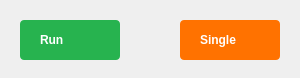
<?xml version="1.0" encoding="UTF-8"?>
<ui version="4.0">
 <class>RunSingleWidget</class>
 <widget class="QWidget" name="RunSingleWidget">
  <property name="geometry">
   <rect>
    <x>0</x>
    <y>0</y>
    <width>300</width>
    <height>78</height>
   </rect>
  </property>
  <property name="windowTitle">
   <string>Form</string>
  </property>
  <widget class="QPushButton" name="runButton">
   <property name="geometry">
    <rect>
     <x>20</x>
     <y>20</y>
     <width>100</width>
     <height>40</height>
    </rect>
   </property>
   <property name="layoutDirection">
    <enum>Qt::RightToLeft</enum>
   </property>
   <property name="styleSheet">
    <string notr="true">QPushButton {
  width: 80px;
  height: 40px;
  border-radius: 4px;
  background-color: #27b34f;
  color: white;
  
  font-weight: bold;

  text-align: left;
  padding-left: 20px;
  padding-right: 20px;
}

QPushButton[running=true] {
  background-color: #F45000;
}

QPushButton:disabled {
  background-color: grey;
}</string>
   </property>
   <property name="text">
    <string>Run</string>
   </property>
   <property name="iconSize">
    <size>
     <width>8</width>
     <height>10</height>
    </size>
   </property>
   <property name="checkable">
    <bool>true</bool>
   </property>
   <property name="checked">
    <bool>false</bool>
   </property>
  </widget>
  <widget class="QPushButton" name="singleButton">
   <property name="geometry">
    <rect>
     <x>180</x>
     <y>20</y>
     <width>100</width>
     <height>40</height>
    </rect>
   </property>
   <property name="layoutDirection">
    <enum>Qt::RightToLeft</enum>
   </property>
   <property name="styleSheet">
    <string notr="true">QPushButton {
  width: 80px;
  height: 40px;
  border-radius: 4px;
  background-color: #ff7200;
  color: white;
  
  font-weight: bold;

  text-align: left;
  padding-left: 20px;
  padding-right: 20px;
}

QPushButton[running=true] {
  background-color: #F45000;
}

QPushButton:disabled {
  background-color: grey;
}</string>
   </property>
   <property name="text">
    <string>Single</string>
   </property>
   <property name="iconSize">
    <size>
     <width>10</width>
     <height>10</height>
    </size>
   </property>
   <property name="checkable">
    <bool>true</bool>
   </property>
  </widget>
 </widget>
 <resources/>
 <connections/>
</ui>
